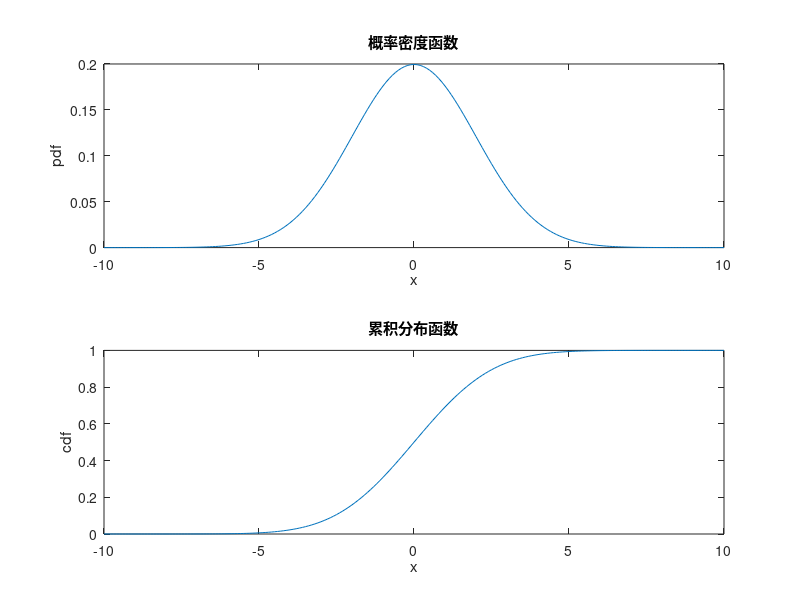

Write the MATLAB code that produced this figure.
% 定义高斯分布的参数
mu = 0; % 均值
sigma = sqrt(4); % 标准差

% 定义x轴的范围
x = -10:0.1:10;

% 计算cdf和pdf的值
y_cdf = cdf('Normal', x, mu, sigma); % cdf 值
y_pdf = pdf('Normal', x, mu, sigma); % pdf 值

% 绘制曲线
figure;
subplot(2, 1, 1); % 绘制pdf
plot(x, y_pdf);
xlabel('x'); ylabel('pdf');
title('概率密度函数');

subplot(2, 1, 2); % 绘制cdf
plot(x, y_cdf);
xlabel('x'); ylabel('cdf');
title('累积分布函数');
